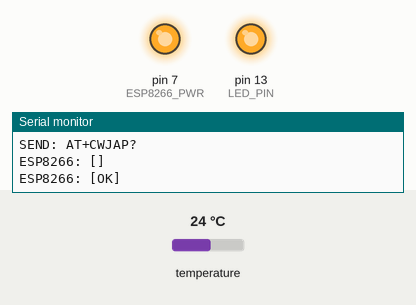
A sketch run on a simulated Arduino Uno, built with avr-gcc and run on an emulated ATmega328P. Shown: output pins drawn as LEDs (lit = HIGH), the last lines printed to the serial monitor. The test bench sets the inputs (shaded band); at power-on: temperature 24 °C. Sleep ends after the set time or at an interrupt; the modem accepts every AT command (registered, SIM ready, sends succeed) and sends nothing else.

Above: at 24.4 s.
At 44.9 s:
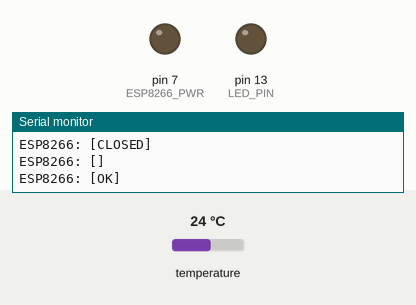
At 68.21 s:
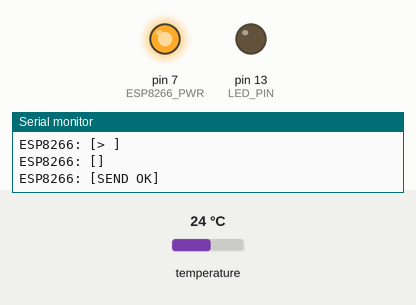
Timing chart, 0 to 74.8 s (numbered marks = the images above):
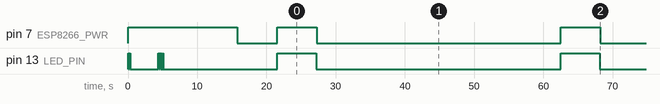

The sketch:

sensor-temp-to-influxdb.ino
```cpp
#include <avr/interrupt.h>
#include <avr/power.h>
#include <avr/sleep.h>
#include <SoftwareSerial.h>
#include <OneWire.h>
#include <DallasTemperature.h>

#ifndef cbi
#define cbi(sfr, bit) (_SFR_BYTE(sfr) &= ~_BV(bit))
#endif
#ifndef sbi
#define sbi(sfr, bit) (_SFR_BYTE(sfr) |= _BV(bit))
#endif

#define LED_PIN 13

volatile int f_wdt=1;

const byte wifiRxPin = 3; // Wire this to Tx Pin of ESP8266
const byte wifiTxPin = 2; // Wire this to Rx Pin of ESP8266

#define ONE_WIRE_BUS 8
#define ESP8266_PWR 7
#define LED_PIN 13

// We'll use a software serial interface to connect to ESP8266
SoftwareSerial esp8266 (wifiRxPin, wifiTxPin);

OneWire oneWire(ONE_WIRE_BUS);
DallasTemperature sensors(&oneWire);

// Expecting to have two temp sensors...
byte addrA[8];
byte addrB[8];

void setup() {

  Serial.begin(9600);
  pinMode(LED_PIN, OUTPUT);
  pinMode(ESP8266_PWR, OUTPUT);
  digitalWrite(ESP8266_PWR, HIGH);

  Serial.println("Start...");
  flashes(2);
  delay(4000); // Let everything self-initialize
  flashes(4);

  setupForSleep();

  pinMode(wifiRxPin, INPUT);
  pinMode(wifiTxPin, OUTPUT);
  esp8266.begin(9600);
  sensors.begin();

  sendAndRead("AT");
//  sendAndRead("AT+RST"); // Restart yourself...

  Serial.print("Locating temperature devices... Found ");
  Serial.print(sensors.getDeviceCount(), DEC);
  Serial.println(" devices.");

  sensors.setResolution(11);
  oneWire.reset_search();
  oneWire.search(addrA);
  oneWire.search(addrB);
  oneWire.reset_search();
  printAddress("addrA", addrA);
  printAddress("addrB", addrB);

  // wait for the wifi module to connect
  delay(10000);

  // what wifi are you connected to?
  sendAndRead("AT+CWJAP?");
  delay(500);

  digitalWrite(ESP8266_PWR, LOW);

  sleepFor8s();
}

int count = 0;
char buffer[256];
char command[256];

void loop() {
  digitalWrite(LED_PIN, HIGH);
  digitalWrite(ESP8266_PWR, HIGH);
  delay(4000);
  sendAndRead("AT");
  sendAndRead("AT+CIPSTART=\"UDP\",\"34.248.64.57\",8089");

  // read the temperature
  sensors.requestTemperatures();
  float temp = sensors.getTempCByIndex(0);

  char * bufferPtr = buffer;

  bufferPtr += sprintf(bufferPtr, "temps ");
  bufferPtr = writeTemp(bufferPtr, addrA);
  bufferPtr += sprintf(bufferPtr, ",");
  bufferPtr = writeTemp(bufferPtr, addrB);

  Serial.println(buffer);
  sprintf(command, "AT+CIPSEND=%i", strlen(buffer));

  sendAndRead(command);

  esp8266.print(buffer);
  readResponseFromESP8266();

  digitalWrite(LED_PIN, LOW);
  sendAndRead("AT+CIPCLOSE");
  digitalWrite(ESP8266_PWR, LOW);

  delay(100); //alow the serial write to complete

  for (int i=0; i<5; i++) sleepFor8s();
}

char * writeTemp(char * to, const uint8_t* deviceAddress) {
  // Write out the name of the sensor
  char* result = to;
  for (int i=0; i<8; i++) {
    result += sprintf(result, "%x", deviceAddress[i]);
  }

  result += sprintf(result, "=");

  float temp = sensors.getTempC(deviceAddress);
  dtostrf(temp, 0, 2, result);

  return result + strlen(result);
}


void sendAndRead(char * toSend) {
  Serial.print("SEND: ");
  Serial.println(toSend);
  esp8266.println(toSend);
  readResponseFromESP8266();
}

void readResponseFromESP8266() {
  do {
    String inData = esp8266.readStringUntil('OK\r\n');
    Serial.print("ESP8266: [");
    Serial.print(inData);
    Serial.println("]");
  } while(esp8266.available());
}


void sleepFor8s() {
  f_wdt = 0;

  // Maximum power saving
  set_sleep_mode(SLEEP_MODE_PWR_DOWN);
  cbi(ADCSRA,ADEN);  // switch Analog to Digitalconverter OFF

  // Set sleep enable (SE) bit:
  sleep_enable();

  //disable brown-out detection while sleeping (20-25µA)
  sleep_bod_disable();

  // Put the device to sleep:
  sleep_mode();

  // Upon waking up, sketch continues from this point.
  sleep_disable();
  sbi(ADCSRA,ADEN);                    // switch Analog to Digitalconverter ON
}

//
ISR(WDT_vect)
{
  if(f_wdt == 0)
  {
    f_wdt=1;
  }
  else
  {
    //Serial.println("WDT Overrun!!!");
  }
}

void setupForSleep() {

  /* Clear the reset flag. */
  MCUSR &= ~(1<<WDRF);

  /* In order to change WDE or the prescaler, we need to
   * set WDCE (This will allow updates for 4 clock cycles).
   */
  WDTCSR |= (1<<WDCE) | (1<<WDE);

  /* set new watchdog timeout prescaler value */
  WDTCSR = 1<<WDP0 | 1<<WDP3; /* 8.0 seconds */

  /* Enable the WD interrupt (note no reset). */
  WDTCSR |= _BV(WDIE);

}

void flashes(int count) {
  for (int i=0; i<count; i++) {
    digitalWrite(LED_PIN, HIGH);
    delay(100);
    digitalWrite(LED_PIN, LOW);
    delay(100);
  }
}

void printAddress(char* name, const uint8_t* deviceAddress) {
  Serial.print(name);
  Serial.print(": ");
  for (int i=0; i<8; i++) {
    Serial.print(deviceAddress[i], HEX);
  }
  Serial.println();
}
```

Measured:
- by itself, pin 7 (ESP8266_PWR): repeats every 41.0 s: HIGH 5.7 s, LOW 35.3 s
- by itself, pin 13 (LED_PIN): HIGH → LOW at 0.10 s, → HIGH 0.10 s later, → LOW 0.10 s later, → HIGH 4.1 s later, … (17 changes in this stretch)
- by itself, everything shown: repeats every 41.0 s, in 3 steps
